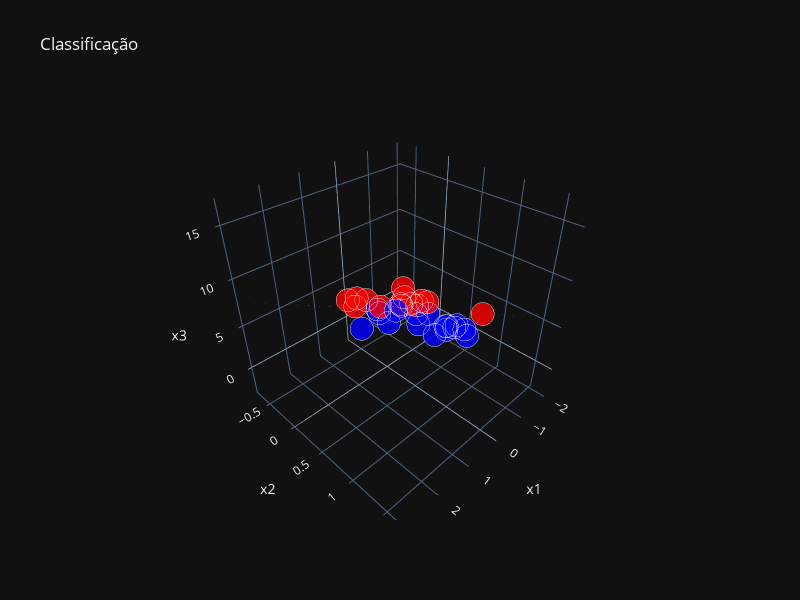

Source (notebook cell):
### Code cell
#criar grafico 3d interativo
colors = ['red' if y == -1 else 'blue' for y in yhat]

#criar malha para o hiperplano
x1_range = np.linspace(x[:, 0].min() - 0.5, x[:, 0].max() + 0.5, 20)
x2_range = np.linspace(x[:, 1].min() - 0.5, x[:, 1].max() + 0.5, 20)
x1_grid, x2_grid = np.meshgrid(x1_range, x2_range)

#calcular x3 para o hiperplano: w0*x1 + w1*x2 + w2*x3 + w3*(-1) = 0
#x3 = (w0*x1 + w1*x2 - w3) / (-w2)
x3_grid = (w[0] * x1_grid + w[1] * x2_grid - w[3]) / (-w[2])

fig = go.Figure()

#adicionar o hiperplano
fig.add_trace(go.Surface(
   x=x1_grid,
   y=x2_grid,
   z=x3_grid,
   colorscale='gray',
   opacity=0.3,
   showscale=False,
   name='Hiperplano'
))

#adicionar os pontos
fig.add_trace(go.Scatter3d(
   x=x[:, 0],
   y=x[:, 1],
   z=x[:, 2],
   mode='markers',
   marker=dict(
      size=8,
      color=colors,
      opacity=0.8,
      line=dict(width=1, color='white')
   ),
   name='Amostras'
))

fig.update_layout(
   title='Classificação',
   scene=dict(
      xaxis_title='x1',
      yaxis_title='x2',
      zaxis_title='x3'
   ),
   width=800,
   height=600
)

fig.show()

### Figure 1 — Plotly figure (JSON) as saved in the notebook; plotly's stock layout.template omitted (floating-point values rounded to 4 significant figures; data arrays with more than 128 entries replaced by an {"elided": "..."} marker saying what was removed)
{"data": [{"colorscale": [[0.0, "rgb(0, 0, 0)"], [0.09091, "rgb(16, 16, 16)"], [0.1818, "rgb(38, 38, 38)"], [0.2727, "rgb(59, 59, 59)"], [0.3636, "rgb(81, 80, 80)"], [0.4545, "rgb(102, 101, 101)"], [0.5455, "rgb(124, 123, 122)"], [0.6364, "rgb(146, 146, 145)"], [0.7273, "rgb(171, 171, 170)"], [0.8182, "rgb(197, 197, 195)"], [0.9091, "rgb(224, 224, 223)"], [1.0, "rgb(254, 254, 253)"]], "name": "Hiperplano", "opacity": 0.3, "showscale": false, "x": {"elided": "20x20 float values"}, "y": {"elided": "20x20 float values"}, "z": {"elided": "20x20 float values"}, "type": "surface"}, {"marker": {"color": ["red", "red", "red", "blue", "blue", "red", "blue", "red", "blue", "blue", "red", "blue", "red", "red", "red", "red", "blue", "blue", "blue", "blue", "red", "blue", "blue", "blue", "blue", "red", "red", "blue", "red", "blue"], "line": {"color": "white", "width": 1}, "opacity": 0.8, "size": 8}, "mode": "markers", "name": "Amostras", "x": [-0.6508, -1.449, 2.085, 0.2626, 0.6418, 0.2569, 1.115, 0.0914, 0.0121, -0.0429, 0.434, 0.2735, 0.4839, 0.4089, 1.439, -0.9115, 0.3654, 0.2144, 0.2013, 0.6483, -0.1147, -0.797, -1.062, 0.5307, -1.22, 0.3957, -0.1013, 2.448, 2.015, 0.2012], "y": [0.1097, 0.8896, 0.6876, 1.148, 1.023, 0.673, 0.6043, 0.3399, 0.5256, 0.466, 0.687, 1.029, 0.4851, -0.1267, 0.1614, -0.1973, 1.048, 0.7515, 1.001, 0.2183, 0.2242, 0.8795, 0.6366, 0.1285, 0.7777, 0.1076, 0.5989, 0.9455, 0.6192, 0.2611], "z": [4.001, 4.401, 12.07, 7.798, 7.043, 8.326, 7.445, 7.068, 4.632, 5.432, 8.229, 7.193, 7.485, 5.502, 8.584, 2.196, 7.486, 7.17, 6.549, 5.899, 7.244, 3.876, 2.471, 5.688, 1.725, 5.662, 7.181, 11.21, 10.93, 5.463], "type": "scatter3d"}], "layout": {"title": {"text": "Classificação"}, "scene": {"xaxis": {"title": {"text": "x1"}}, "yaxis": {"title": {"text": "x2"}}, "zaxis": {"title": {"text": "x3"}}}, "width": 800, "height": 600}}
